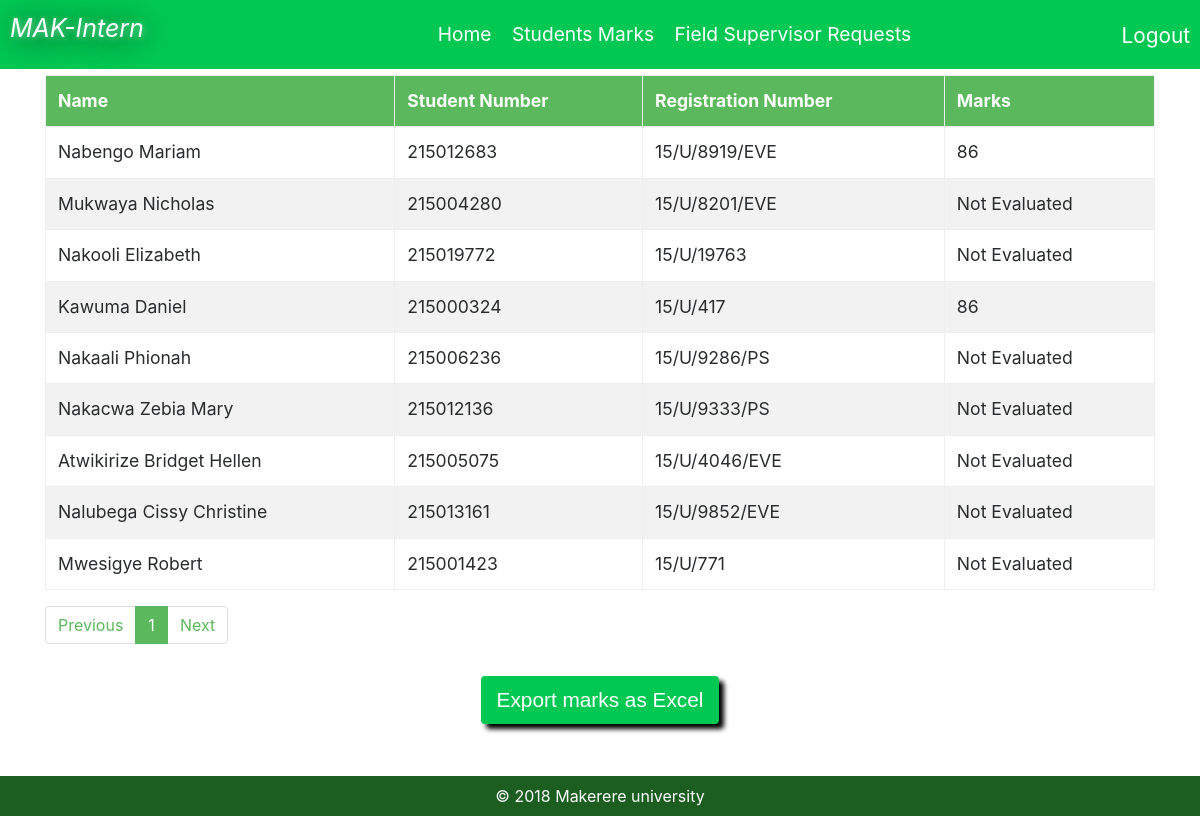
The app's page /users/admin/marks.php (signed in) with its own data.
### tables this page shows
CREATE TABLE `student` (
  `id` int(11) NOT NULL,
  `name` varchar(100) NOT NULL,
  `student_number` varchar(45) NOT NULL,
  `reg_number` varchar(45) NOT NULL,
  `academic_supervisor_id` int(11) NOT NULL,
  `field_supervisor_id` int(11) DEFAULT NULL,
  `college_id` int(11) NOT NULL,
  `field_sipervisor_field_marks` int(11) DEFAULT NULL,
  `accademic_supervisor_field_marks` int(11) DEFAULT NULL,
  `report_marks` int(11) DEFAULT NULL,
  `logbook_marks` int(11) DEFAULT NULL,
  `marks` int(11) DEFAULT NULL,
  `company_details` text,
  `exel_status` varchar(20) NOT NULL,
  `course_id` int(11) NOT NULL
);

### php/classes/College.php (called while the page is built, shortened)
<?php
class College{
    public static function getCollegeById($db, $id){
        $sql = "SELECT * FROM colleges where id = :id";
        $stmt = $db->prepare($sql);
        $stmt->bindParam(":id", $id);
        $stmt->execute();
        $resutSet = $stmt->fetchAll(PDO::FETCH_ASSOC);
        if($stmt->rowCount() == 1){
            return $resutSet[0];
        }
    }
}

### php/classes/Student.php (called while the page is built, shortened)
<?php
class Student{
   public static function getStudentsFinalMarks($db, $college_id, $course_id, $lim){
       $sql = "SELECT name, student_number, reg_number, marks FROM student WHERE college_id = :college_id AND course_id = :course_id AND exel_status = :exel_status ORDER BY id ASC LIMIT $lim, 10";
       $stmt = $db->prepare($sql);
       $stmt->bindValue("exel_status", "approved");
       $stmt->bindParam(":college_id", $college_id);
       $stmt->bindParam(":course_id", $course_id);
       $stmt->execute();
       $resultset = $stmt->fetchAll(PDO::FETCH_ASSOC);
       return $resultset;
   }
    public static function getPages($db, $college_id, $course_id){
        $sql = 'SELECT * FROM student WHERE college_id = :college_id AND course_id = :course_id';
        $stmt = $db->prepare($sql);
        $stmt->bindParam("college_id", $college_id);
        $stmt->bindParam("course_id", $course_id);
        $stmt->execute();
        $rows = $stmt->rowCount();
        $pages = ceil($rows / 10);
        return $pages;
    }
}

### users/admin/marks.php (the view, shortened to what this page needs)
<?php
require_once('../../php/db.php');
if(isset($_SESSION['admin'])){
   $admin = $_SESSION['admin'];
}else{
    header('Location: ../../index.php');
}
if(isset($_GET['page'])){
  $page = $_GET['page'];
}else{
  $page = 1;
}
if($page == '' || $page == 1){
  $page1 = 0;
}else{
  $page1 = ($page * 10) - 10;
}
$prev = $page - 1;
$next = $page + 1;
$total_pages = Student::getPages($db, $admin['college_id'], $admin['course_id']);
$marks = Student::getStudentsFinalMarks($db, $admin['college_id'], $admin['course_id'], $page1);
$college = College::getCollegeById($db, $admin['college_id']);
$college_name = $college['name'];
?>
<!DOCTYPE html>
<html lang="en">
<head>
    <link rel="stylesheet" href="../../assets/css/bootstrap-grid.min.css">
    <link rel="stylesheet" href="../../assets/css/bootstrap-reboot.min.css">
    <link rel="stylesheet" href="../../assets/css/bootstrap.min.css">
    <link rel="stylesheet" href="../../assets/css/admin.css">
    <link rel="stylesheet" href="../../assets/css/font-awesome.css">
    <link rel="stylesheet" href="../../assets/css/style.css">
    <link rel="stylesheet" href="../../assets/css/navbar.css">
</head>
<body>
<div class="mynavbar">
    <a href="index.php" class="mybrand">MAK-Intern</a>
    <ul class="mynav">
      <li class="mynav-link">
        <a href="index.php" class="">Home</a>
      </li>
      <li class="mynav-link">
          <a href="marks.php" class="active">Students Marks</a>
      </li>
      <?php if($college_name != "education"){
        ?>
        <li class="mynav-link">
          <a href="pending.php" class="">Field Supervisor Requests</a>
      </li>
        <?php
      } ?>
    </ul>
    <a href="../../logout.php" class="logout">Logout</a>
  </div>
  <div class="container">
    <table class="table table-bordered table-striped">
      <tr class="bg-success text-white">
        <th>Name</th>
        <th>Student Number</th>
        <th>Registration Number</th>
        <th>Marks</th>
      </tr>
      <?php
        foreach($marks as $mark){
          ?>
          <tr>
            <td><?php echo $mark['name'] ?></td>
            <td><?php echo $mark['student_number'] ?></td>
            <td><?php echo $mark['reg_number'] ?></td>
            <td><?php echo $mark['marks'] === NULL ? "Not Evaluated" : $mark['marks'] ?></td>
          </tr>
          <?php
        }
      ?>
    </table>
    <nav aria-label="">
        <ul class="pagination">
          <li class="page-item <?php if($total_pages <= 1 || $prev < 1){echo "disabled";} ?>">
            <a class="page-link" href="?page=<?php echo $prev; ?>" tabindex="-1">Previous</a>
          </li>
          <li class="page-item <?php if($page == 1){echo "active";} ?>"><a class="page-link" href="?page=1">1</a></li>
          <li class="page-item <?php if($total_pages <= 1 || $next > $total_pages){echo "disabled";} ?>">
            <a class="page-link" href="?page=<?php echo $next; ?>">Next</a>
          </li>
        </ul>
      </nav>
    <div class="mark-download-wrapper">
      <form action="../../php/handlers/marksExcel.php" method="post">
      <button class="btn marks-download-btn btn-success" type="submit" name="download_marks"> Export marks as Excel</button>
      </form>
    </div>
  </div>
  <div class="footer">
    <p>&copy; <?php echo date('Y'); ?> Makerere university</p>
</div>
</body>
</html>

### assets/css/admin.css (style rules this page uses)
* { box-sizing:border-box }
body { margin:0;padding:0 }
table { font-size:1.1rem }
button,form .btn { padding:.7rem 1rem;border:0;cursor:pointer }
form .btn-success { background-color:#00c853;color:#fff;border-radius:4px }
form { width:100% }
.container { padding-top:75px;padding-bottom:0 }

### assets/css/style.css (style rules this page uses)
.mark-download-wrapper form { display:flex;justify-content:center }
.marks-download-btn { border-radius:5px;box-shadow:5px 5px 5px #000;margin:1rem 0;font-size:1.3rem }
.footer { text-align:center;width:100%;color:#fff;margin-top:1rem;position:relative;bottom:0;background-color:#1b5e20;padding:.5rem }
.footer p { margin:0 }
.container { min-height:95vh }
nav .pagination .page-item .page-link { color:#5cb85c }
nav .pagination .page-item.active .page-link { background-color:#5cb85c;border-color:#5cb85c;color:#fff }

### assets/css/navbar.css (style rules this page uses)
.mynavbar { background-color:#00c853;position:fixed;width:100%;top:0;left:0;z-index:1 }
.mynavbar .mybrand { text-decoration:none;padding:10px;float:left;color:#fff;font-size:25px;font-style:italic;text-shadow:rgba(255,255,255,.49) 1px 1px 6px,#000 2px 3px 30px }
.mynavbar .mynav { padding:0;margin:0;text-align:center;font-size:1.2rem }
.mynavbar .mynav-link { list-style:none;display:inline }
.mynavbar .mynav a { text-decoration:none;padding:20px 10px;display:inline-block;color:#fff;margin-left:-5px }
.mynavbar .logout { text-decoration:none;font-size:1.3rem;padding:20px 10px;position:absolute;right:0;top:0;color:#fff }

### records on screen
student: name "Nabengo Mariam", student_number "215012683", reg_number "15/U/8919/EVE", marks "86"
student: name "Mukwaya Nicholas", student_number "215004280", reg_number "15/U/8201/EVE", shows "Not Evaluated"
student: name "Nakooli Elizabeth", student_number "215019772", reg_number "15/U/19763", shows "Not Evaluated"
student: name "Kawuma Daniel", student_number "215000324", reg_number "15/U/417", marks "86"
student: name "Nakaali Phionah", student_number "215006236", reg_number "15/U/9286/PS", shows "Not Evaluated"
student: name "Nakacwa Zebia Mary", student_number "215012136", reg_number "15/U/9333/PS", shows "Not Evaluated"
student: name "Atwikirize Bridget Hellen", student_number "215005075", reg_number "15/U/4046/EVE", shows "Not Evaluated"
student: name "Nalubega Cissy Christine", student_number "215013161", reg_number "15/U/9852/EVE", shows "Not Evaluated"
student: name "Mwesigye Robert", student_number "215001423", reg_number "15/U/771", shows "Not Evaluated"
